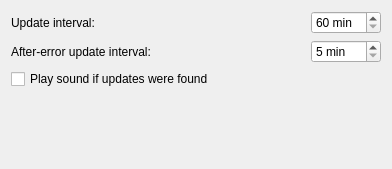
<?xml version="1.0" encoding="UTF-8"?>
<ui version="4.0">
 <class>TrayOptionsWidget</class>
 <widget class="QWidget" name="TrayOptionsWidget">
  <property name="geometry">
   <rect>
    <x>0</x>
    <y>0</y>
    <width>392</width>
    <height>169</height>
   </rect>
  </property>
  <property name="sizePolicy">
   <sizepolicy hsizetype="Minimum" vsizetype="Preferred">
    <horstretch>0</horstretch>
    <verstretch>0</verstretch>
   </sizepolicy>
  </property>
  <property name="windowTitle">
   <string>Form</string>
  </property>
  <layout class="QVBoxLayout" name="verticalLayout">
   <item>
    <layout class="QGridLayout" name="gridLayout">
     <item row="0" column="0">
      <widget class="QLabel" name="label">
       <property name="sizePolicy">
        <sizepolicy hsizetype="MinimumExpanding" vsizetype="Preferred">
         <horstretch>0</horstretch>
         <verstretch>0</verstretch>
        </sizepolicy>
       </property>
       <property name="text">
        <string>Update interval:</string>
       </property>
      </widget>
     </item>
     <item row="0" column="1">
      <widget class="QSpinBox" name="intervalSpin">
       <property name="suffix">
        <string> min</string>
       </property>
       <property name="prefix">
        <string/>
       </property>
       <property name="minimum">
        <number>60</number>
       </property>
       <property name="maximum">
        <number>180</number>
       </property>
      </widget>
     </item>
     <item row="1" column="0">
      <widget class="QLabel" name="label_2">
       <property name="sizePolicy">
        <sizepolicy hsizetype="MinimumExpanding" vsizetype="Preferred">
         <horstretch>0</horstretch>
         <verstretch>0</verstretch>
        </sizepolicy>
       </property>
       <property name="text">
        <string>After-error update interval:</string>
       </property>
      </widget>
     </item>
     <item row="1" column="1">
      <widget class="QSpinBox" name="err_intervalSpin">
       <property name="suffix">
        <string> min</string>
       </property>
       <property name="prefix">
        <string/>
       </property>
       <property name="minimum">
        <number>5</number>
       </property>
       <property name="maximum">
        <number>180</number>
       </property>
       <property name="value">
        <number>5</number>
       </property>
      </widget>
     </item>
    </layout>
   </item>
   <item>
    <widget class="QCheckBox" name="playCheck">
     <property name="sizePolicy">
      <sizepolicy hsizetype="Preferred" vsizetype="Fixed">
       <horstretch>0</horstretch>
       <verstretch>0</verstretch>
      </sizepolicy>
     </property>
     <property name="text">
      <string>Play sound if updates were found</string>
     </property>
    </widget>
   </item>
   <item>
    <spacer name="verticalSpacer">
     <property name="orientation">
      <enum>Qt::Vertical</enum>
     </property>
     <property name="sizeType">
      <enum>QSizePolicy::MinimumExpanding</enum>
     </property>
     <property name="sizeHint" stdset="0">
      <size>
       <width>20</width>
       <height>47</height>
      </size>
     </property>
    </spacer>
   </item>
  </layout>
 </widget>
 <resources/>
 <connections/>
</ui>
